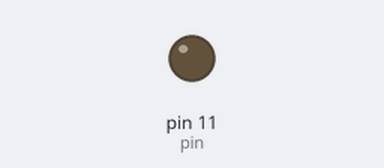
The sketch below on a simulated Arduino Uno, built with avr-gcc and run on an emulated ATmega328P. Shown: output pins drawn as LEDs (lit = HIGH).

Above: at 2.4 s.
At 5.95 s:
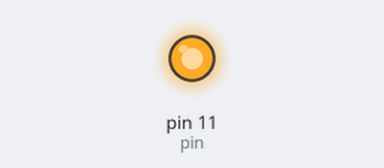
Timing chart, 0 to 6.2 s (numbered marks = the images above):
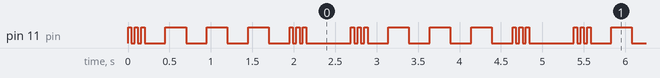

The sketch:

sos.ino
```cpp
int pin = 11;
int dit = 40;
int dah = 250;
int restart = 500;

void setup() {
  pinMode(pin,OUTPUT);

}

void loop() {
  digitalWrite(pin,HIGH);
  delay(dit);
  digitalWrite(pin,LOW);
  delay(dit);
  digitalWrite(pin,HIGH);
  delay(dit);
  digitalWrite(pin,LOW);
  delay(dit);
  digitalWrite(pin,HIGH);
  delay(dit);
 digitalWrite(pin,LOW);
  delay(dah);


  digitalWrite(pin,HIGH);
  delay(dah);
  digitalWrite(pin,LOW);
  delay(dah);
  digitalWrite(pin,HIGH);
  delay(dah);
  digitalWrite(pin,LOW);
  delay(dah);
  digitalWrite(pin,HIGH);
  delay(dah);
  digitalWrite(pin,LOW);
  delay(dah);


  digitalWrite(pin,HIGH);
  delay(dit);
  digitalWrite(pin,LOW);
  delay(dit);
  digitalWrite(pin,HIGH);
  delay(dit);
  digitalWrite(pin,LOW);
  delay(dit);
  digitalWrite(pin,HIGH);
  delay(dit);
  digitalWrite(pin,LOW);
  delay(dit);
  delay(restart);
}
```

Measured:
- by itself, pin 11 (pin): repeats every 2.7 s: 2 × (LOW 0.04 s, HIGH 0.04 s), 3 × (LOW 0.25 s, HIGH 0.25 s), LOW 0.25 s, 2 × (HIGH 0.04 s, LOW 0.04 s), HIGH 0.04 s, LOW 0.54 s, HIGH 0.04 s
- by itself, everything shown: repeats every 2.7 s, in 18 steps
